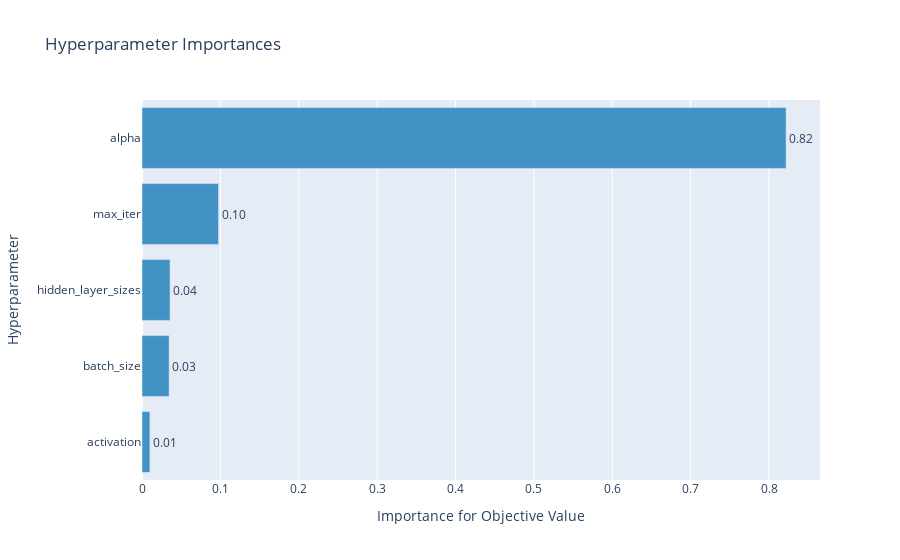

The notebook cell this image was saved under:
### Markdown cell above
### **First study: 1**



```python

n_trials = 15

early_stopping = EarlyStopping(
    monitor='val_loss',
    patience=10,
    verbose=1,
    restore_best_weights=True
)

params = {
    'hidden_layer_sizes': [32, 64, 128],
    'alpha': [0.01, 0.46],
    'max_iter': [2000, 5000, 10000],
    'batch_size': [32, 64, 128],
    'activation': ['tanh', 'relu', 'sigmoid']
}
```

### Code cell
optuna.visualization.plot_param_importances(study)

### Figure 1 — Plotly figure (JSON) as saved in the notebook; plotly's stock layout.template omitted (floating-point values rounded to 4 significant figures)
{"data": [{"cliponaxis": false, "hovertemplate": ["activation (CategoricalDistribution): 0.010056804661887665<extra></extra>", "batch_size (CategoricalDistribution): 0.03463659342493954<extra></extra>", "hidden_layer_sizes (CategoricalDistribution): 0.03579104937478305<extra></extra>", "max_iter (CategoricalDistribution): 0.09770234652829429<extra></extra>", "alpha (CategoricalDistribution): 0.8218132060100953<extra></extra>"], "marker": {"color": "rgb(66,146,198)"}, "orientation": "h", "text": ["0.01", "0.03", "0.04", "0.10", "0.82"], "textposition": "outside", "type": "bar", "x": [0.01006, 0.03464, 0.03579, 0.0977, 0.8218], "y": ["activation", "batch_size", "hidden_layer_sizes", "max_iter", "alpha"]}], "layout": {"showlegend": false, "title": {"text": "Hyperparameter Importances"}, "xaxis": {"title": {"text": "Importance for Objective Value"}}, "yaxis": {"title": {"text": "Hyperparameter"}}}}
